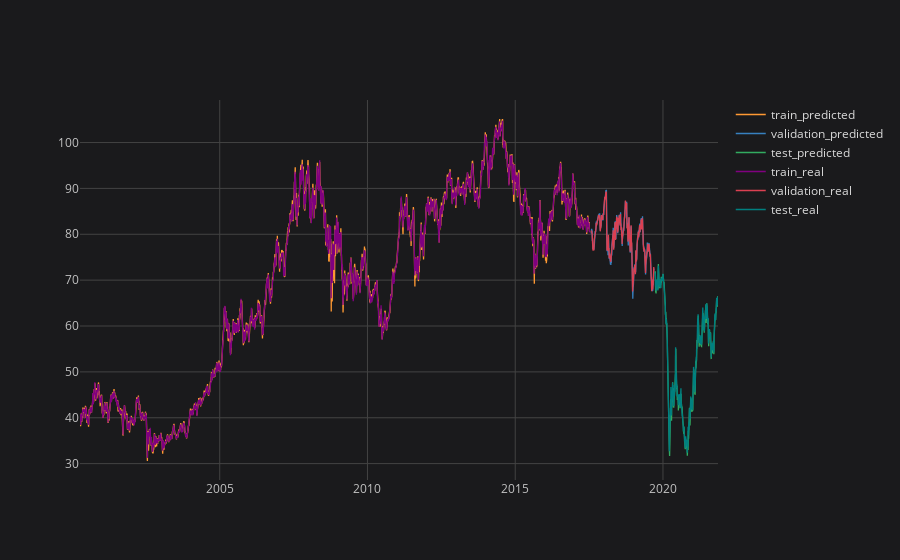

The cell this chart's notebook holds for it:
### Code cell
# plotting final result
plot_ticker = 'XOM'
plot_feature = target_feature

reporting['XOM'][['train_predicted','validation_predicted','test_predicted','train_real','validation_real','test_real']].iplot(title=f'{plot_ticker} {plot_feature}', layout=space)

### Figure 1 — Plotly figure (JSON) as saved in the notebook; plotly's stock layout.template omitted (floating-point values rounded to 4 significant figures; data arrays with more than 128 entries replaced by an {"elided": "..."} marker saying what was removed)
{"data": [{"line": {"color": "rgba(255, 153, 51, 1.0)", "dash": "solid", "shape": "linear", "width": 1.3}, "mode": "lines", "name": "train_predicted", "text": "", "type": "scatter", "x": {"elided": "5422 str values"}, "y": {"elided": "5422 mixed values"}}, {"line": {"color": "rgba(55, 128, 191, 1.0)", "dash": "solid", "shape": "linear", "width": 1.3}, "mode": "lines", "name": "validation_predicted", "text": "", "type": "scatter", "x": {"elided": "5422 str values"}, "y": {"elided": "5422 mixed values"}}, {"line": {"color": "rgba(50, 171, 96, 1.0)", "dash": "solid", "shape": "linear", "width": 1.3}, "mode": "lines", "name": "test_predicted", "text": "", "type": "scatter", "x": {"elided": "5422 str values"}, "y": {"elided": "5422 mixed values"}}, {"line": {"color": "rgba(128, 0, 128, 1.0)", "dash": "solid", "shape": "linear", "width": 1.3}, "mode": "lines", "name": "train_real", "text": "", "type": "scatter", "x": {"elided": "5422 str values"}, "y": {"elided": "5422 mixed values"}}, {"line": {"color": "rgba(219, 64, 82, 1.0)", "dash": "solid", "shape": "linear", "width": 1.3}, "mode": "lines", "name": "validation_real", "text": "", "type": "scatter", "x": {"elided": "5422 str values"}, "y": {"elided": "5422 mixed values"}}, {"line": {"color": "rgba(0, 128, 128, 1.0)", "dash": "solid", "shape": "linear", "width": 1.3}, "mode": "lines", "name": "test_real", "text": "", "type": "scatter", "x": {"elided": "5422 str values"}, "y": {"elided": "5422 mixed values"}}], "layout": {"legend": {"bgcolor": "#1A1A1C", "font": {"color": "#D9D9D9", "size": 12}}, "paper_bgcolor": "#1A1A1C", "plot_bgcolor": "#1A1A1C", "title": {"font": {"color": "#D9D9D9"}, "x": 0.5}, "xaxis": {"gridcolor": "#434343", "showgrid": true, "tickfont": {"color": "#C2C2C2", "size": 12}, "title": {"font": {"color": "#D9D9D9"}}, "zerolinecolor": "#666570"}, "yaxis": {"gridcolor": "#434343", "showgrid": true, "tickfont": {"color": "#C2C2C2", "size": 12}, "title": {"font": {"color": "#D9D9D9"}}, "zerolinecolor": "#666570"}}}
